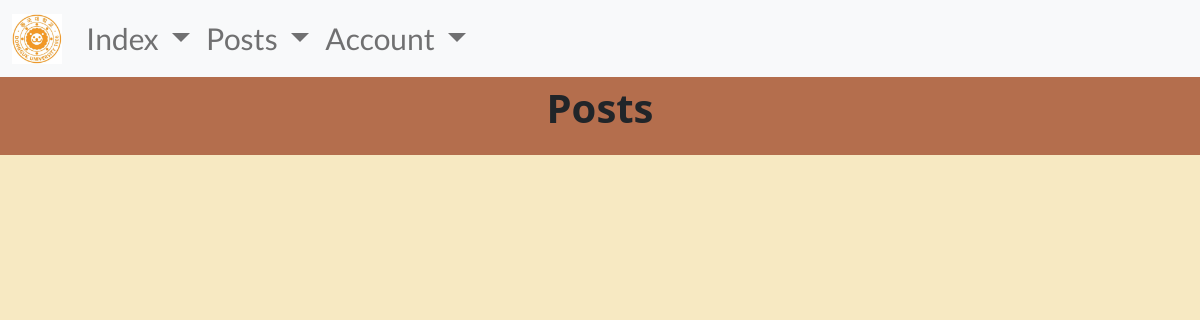
Page /posts/ (signed in) on the earlier database version.
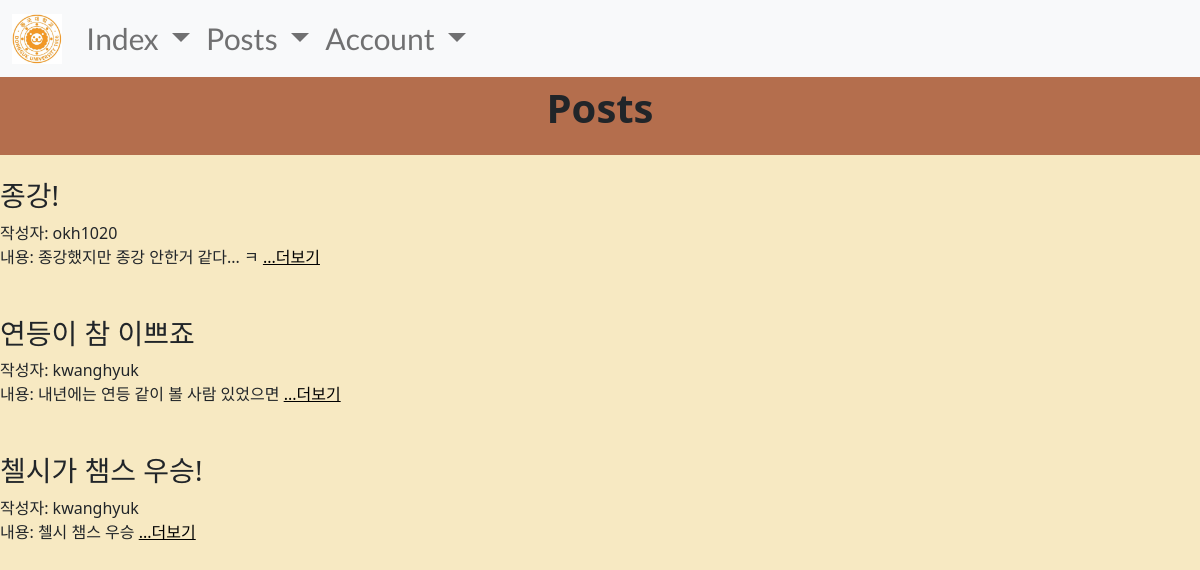
Same page on the later database version.
### main/models.py (models this page shows, shortened)
class Post(models.Model):
    title = models.CharField(max_length=200)
    writer = models.ForeignKey(User,on_delete=models.CASCADE)
    pub_date = models.DateTimeField()
    body = models.TextField()
    image = models.ImageField(upload_to = 'post/',blank = True, null = True)
    def summary(self):
        return self.body[:20]

### main/views.py (the view)
# urls.py: path('posts/', posts, name="posts"),
def posts(request):
    posts = Post.objects.all().order_by('-pub_date')
    return render(request, 'main/posts.html', {'posts': posts})

### main/templates/main/posts.html
{% extends 'base.html' %}
{% load static %}
{% block content %}
{% if user.is_authenticated %}
    <div class = 'home'>
        <p>Posts</p>
    </div>
    {% for post in posts%}
    <div>
    <br>
    <h3>{{post.title}}</h3>
    {% if post.writer %}
        {% if 'user' in post.writer.username %}
            작성자: {{post.writer.last_name}} {{post.writer.first_name}}
        {% else %}
            작성자: {{post.writer}}
        {% endif %}
        {% else %}
            작성자: 알수 없음
        {% endif %}<br>
    내용: {{post.summary}}
    <a class='write' href = "{%url 'main:detail' post.id%}">...더보기</a><br><br>
    </div>
    {% endfor %}
{% else %}
<h3>로그인 후 이용 가능</h3>
<a href = "{% url 'account_login'%}">로그인</a>
<a href = "{% url 'account_signup'%}">회원가입</a>
{% endif %}
{% endblock %}

### sns_project/templates/base.html (shortened to what this page needs)
<!DOCTYPE html>
{% load static %}
<html lang="en">
<head>
    <link href="https://cdn.jsdelivr.net/npm/bootstrap@5.0.0-beta3/dist/css/bootstrap.min.css" rel="stylesheet">
    <link rel="stylesheet" href="{% static 'css/home.css'%}">
    <link rel="stylesheet" href="{% static 'css/who.css'%}">
    <link rel="stylesheet" href="{% static 'css/what.css'%}">
    <link rel="stylesheet" href="{% static 'css/future.css'%}">
</head>
<body>
    {% include 'shared/_navbar.html' %}
    <div>
        {% block content %}
        {% endblock %}
    </div>
</body>
</html>

### sns_project/templates/shared/_navbar.html (shortened to what this page needs)
{% load static %}
<nav class="navbar navbar-expand-lg navbar-light bg-light">
  <div class="container-fluid">
    <a class="navbar-brand" href="http://www.dgulion.com/" target="_blank">
        <img src="{% static 'images/image01.jpg'%}" width='50px' height='50px'>
    </a>
    <div class="collapse navbar-collapse" id="navbarNavDropdown">
      <ul class="navbar-nav">
        <li class="nav-item dropdown">
          <a class="nav-link dropdown-toggle" href="#" id="navbarDropdownMenuLink" role="button" data-bs-toggle="dropdown" aria-expanded="false">
            Index
          </a>
        </li>
        <li class="nav-item dropdown">
          <a class="nav-link dropdown-toggle" href="#" id="navbarDropdown" role="button" data-bs-toggle="dropdown" aria-expanded="false">
            Posts
          </a>
        </li>
        <li class="nav-item dropdown">
          <a class="nav-link dropdown-toggle" href="#" id="navbarDropdown" role="button" data-bs-toggle="dropdown" aria-expanded="false">
            Account
          </a>
        </li>
      </ul>
    </div>
  </div>
</nav>

### sns_project/static/css/home.css (style rules this page uses)
body { background-color:rgb(247, 233, 194); }
.home { border:1px solid rgb(180, 110, 77); background-color:rgb(180, 110, 77); text-align:center; font-weight:bold; }
.home p { font-size:40px; font-weight:bold; }
li { font-family: 'Lato', sans-serif; font-size:30px; }

### sns_project/static/css/what.css (style rules this page uses)
li { font-family: 'Lato', sans-serif; font-size:30px; }

### sns_project/static/css/future.css (style rules this page uses)
a:link { color:black; }

Differences in the rows shown:
added Post: title "종강!", writer "okh1020", summary "종강했지만 종강 안한거 같다... ㅋ"
added Post: title "연등이 참 이쁘죠", writer "kwanghyuk", summary "내년에는 연등 같이 볼 사람 있었으면"
added Post: title "첼시가 챔스 우승!", writer "kwanghyuk", summary "첼시 챔스 우승"
